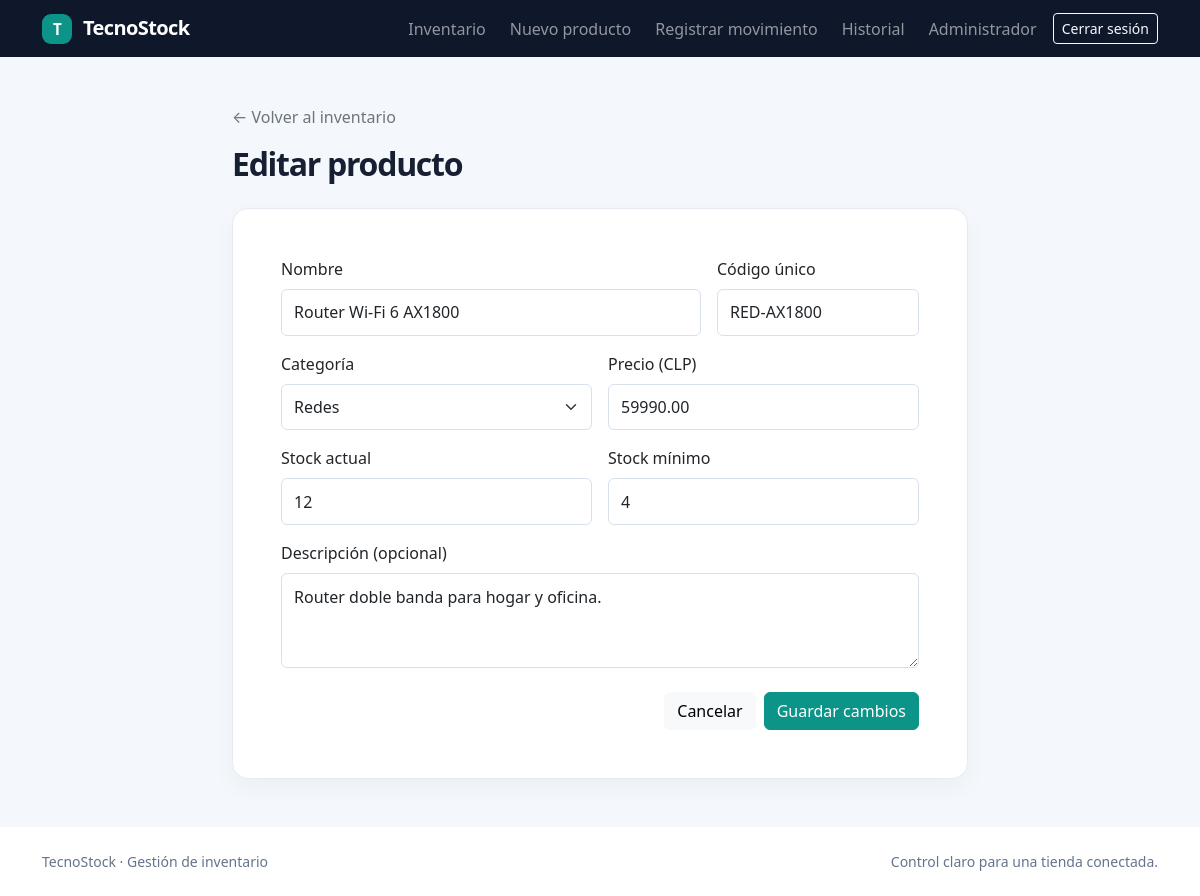
/producto_editar.php?id=1 (signed in), run on the app's committed database.
### tables this page shows
CREATE TABLE productos (
    id INT UNSIGNED AUTO_INCREMENT PRIMARY KEY,
    categoria_id INT UNSIGNED NOT NULL,
    nombre VARCHAR(150) NOT NULL,
    codigo VARCHAR(50) NOT NULL UNIQUE,
    descripcion VARCHAR(1000) NULL,
    precio DECIMAL(12,2) NOT NULL,
    stock_actual INT UNSIGNED NOT NULL DEFAULT 0,
    stock_minimo INT UNSIGNED NOT NULL DEFAULT 0,
    creado_en TIMESTAMP NOT NULL DEFAULT CURRENT_TIMESTAMP,
    actualizado_en TIMESTAMP NOT NULL DEFAULT CURRENT_TIMESTAMP ON UPDATE CURRENT_TIMESTAMP,
    CONSTRAINT chk_productos_precio CHECK (precio >= 0),
    CONSTRAINT fk_productos_categorias FOREIGN KEY (categoria_id) REFERENCES categorias(id)
        ON UPDATE CASCADE ON DELETE RESTRICT,
    INDEX idx_productos_stock (stock_actual, stock_minimo),
    INDEX idx_productos_categoria (categoria_id)
);

CREATE TABLE categorias (
    id INT UNSIGNED AUTO_INCREMENT PRIMARY KEY,
    nombre VARCHAR(100) NOT NULL UNIQUE,
    descripcion VARCHAR(255) NULL
);

### includes/funciones.php (called while the page is built, shortened)
<?php
function e(mixed $value): string
{
    return htmlspecialchars((string) $value, ENT_QUOTES, 'UTF-8');
}

### producto_editar.php (the view, shortened to what this page needs)
<?php
require_once __DIR__ . '/config/conexion.php';
require_once __DIR__ . '/includes/funciones.php';
$id = filter_var($_GET['id'] ?? $_POST['id'] ?? null, FILTER_VALIDATE_INT);
$productoConsulta = $pdo->prepare('SELECT * FROM productos WHERE id = :id LIMIT 1');
$productoConsulta->execute(['id' => $id]);
$producto = $productoConsulta->fetch();
$categoriasConsulta = $pdo->prepare('SELECT id, nombre FROM categorias ORDER BY nombre');
$categoriasConsulta->execute();
$categorias = $categoriasConsulta->fetchAll();
require __DIR__ . '/includes/encabezado.php';
?>
<div class="row justify-content-center"><div class="col-lg-8">
    <div class="mb-4"><a class="text-decoration-none text-secondary" href="dashboard.php">← Volver al inventario</a><h1 class="page-title h2 fw-bold mt-3">Editar producto</h1></div>
    <div class="card"><div class="card-body p-4 p-lg-5">
        <form method="post" id="formProducto" novalidate>
            <div class="row g-3">
                <div class="col-md-8"><label class="form-label" for="nombre">Nombre</label><input class="form-control" id="nombre" name="nombre" maxlength="150" required value="<?= e($producto['nombre']) ?>"></div>
                <div class="col-md-4"><label class="form-label" for="codigo">Código único</label><input class="form-control" id="codigo" name="codigo" maxlength="50" required value="<?= e($producto['codigo']) ?>"></div>
                <div class="col-md-6"><label class="form-label" for="categoria_id">Categoría</label><select class="form-select" id="categoria_id" name="categoria_id" required><?php foreach ($categorias as $categoria): ?><option value="<?= (int) $categoria['id'] ?>" <?= (string) $producto['categoria_id'] === (string) $categoria['id'] ? 'selected' : '' ?>><?= e($categoria['nombre']) ?></option><?php endforeach; ?></select></div>
                <div class="col-md-6"><label class="form-label" for="precio">Precio (CLP)</label><input class="form-control" type="number" id="precio" name="precio" min="0" step="1" required value="<?= e($producto['precio']) ?>"></div>
                <div class="col-md-6"><label class="form-label" for="stock_actual">Stock actual</label><input class="form-control" type="number" id="stock_actual" name="stock_actual" min="0" step="1" required value="<?= e($producto['stock_actual']) ?>"></div>
                <div class="col-md-6"><label class="form-label" for="stock_minimo">Stock mínimo</label><input class="form-control" type="number" id="stock_minimo" name="stock_minimo" min="0" step="1" required value="<?= e($producto['stock_minimo']) ?>"></div>
                <div class="col-12"><label class="form-label" for="descripcion">Descripción (opcional)</label><textarea class="form-control" id="descripcion" name="descripcion" rows="3" maxlength="1000"><?= e($producto['descripcion'] ?? '') ?></textarea></div>
            </div>
            <div class="d-flex justify-content-end gap-2 mt-4"><a class="btn btn-light" href="dashboard.php">Cancelar</a><button class="btn btn-primary" type="submit">Guardar cambios</button></div>
        </form>
    </div></div>
</div></div>
<?php require __DIR__ . '/includes/pie.php'; ?>

### assets/css/estilos.css (style rules this page uses)
:root { --navy: #0f172a; --teal: #0d9488; --teal-dark: #0f766e; --ink: #172033; --muted: #64748b; --canvas: #f4f7fb; }
body { min-height: 100vh; display: flex; flex-direction: column; background: var(--canvas); color: var(--ink); }
.btn-primary, .btn-success { --bs-btn-bg: var(--teal); --bs-btn-border-color: var(--teal); --bs-btn-hover-bg: var(--teal-dark); --bs-btn-hover-border-color: var(--teal-dark); --bs-btn-active-bg: var(--teal-dark); --bs-btn-active-border-color: var(--teal-dark); }
.card { border: 1px solid #e6ebf2; border-radius: 1rem; box-shadow: 0 8px 24px rgba(15, 23, 42, .04); }
.page-title { letter-spacing: -.04em; }
.form-control, .form-select { border-color: #d8e0ea; padding-top: .65rem; padding-bottom: .65rem; }

### data on the page
productos: nombre "Router Wi-Fi 6 AX1800", codigo "RED-AX1800", categoria_id "Redes", precio "59990.00", stock_actual "12", stock_minimo "4", descripcion "Router doble banda para hogar y oficina."

### other printed values
$_SESSION['usuario']['nombre'] "Administrador"
